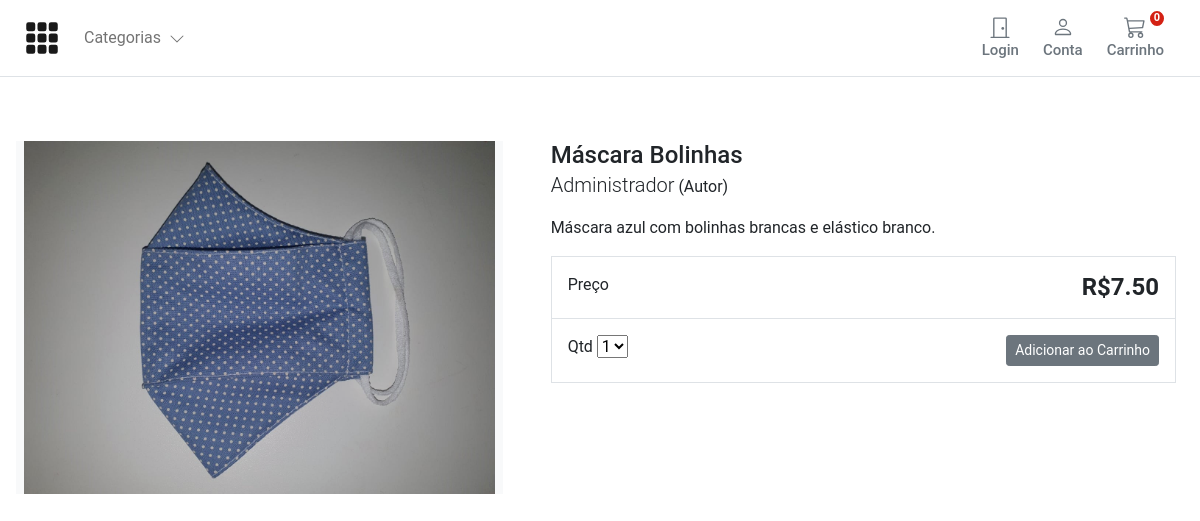
Screenshot of /item/mascara-bolinhas/ with the database file from the repository.
### store/models.py (models this page shows, shortened)
class Produto(models.Model):
    categoria = models.ForeignKey(Categoria, related_name="produto", on_delete=models.CASCADE)
    criado_por = models.ForeignKey(settings.AUTH_USER_MODEL, on_delete=models.CASCADE, related_name="criador_produto")
    nomeProduto = models.CharField(max_length=255)
    autor = models.CharField(max_length=255, default='Administrador')
    descricao = models.TextField(blank=True)
    imagem = models.ImageField(upload_to='imagens/')
    slug = models.SlugField(max_length=255)
    preco = models.DecimalField(max_digits=4, decimal_places=2)
    em_estoque = models.BooleanField(default=True)
    disponivel = models.BooleanField(default=True)
    criado = models.DateTimeField(auto_now_add=True)
    atualizado = models.DateTimeField(auto_now=True)
    objects = models.Manager()
    produtos = ProdutoManager()
    class Meta:
        verbose_name_plural = 'Produtos'
        ordering = ('-criado',)

### store/views.py (the view)
# urls.py: path('item/<slug:slug>/', views.detalhe_produto, name='detalhe_produto'),
def detalhe_produto(request, slug):
    produto = get_object_or_404(Produto, slug=slug, em_estoque=True)
    return render(request, 'store/produtos/detalhes.html', {'produto': produto})

### carrinho/carrinho.py (called while the page is built)
    def __len__(self):
        return sum(item['qtd'] for item in self.carrinho.values())

### carrinho/context_processors.py (called while the page is built)
def carrinho(request):
    return {'carrinho': Carrinho(request)}

### store/context_processors.py (called while the page is built)
def categorias(request):
    return {
        'categorias': Categoria.objects.all()
    }

### store/models.py (called while the page is built)
    def get_absolute_url(self):
        return reverse("store:lista_categorias", args=[self.slugCategoria])

### templates/store/produtos/detalhes.html (shortened to what this page needs)
{% extends "store/base.html" %}
{% load static %}
{% block content %}
<div class="container">
    <main class="pt-5">
        <div class="row g-3">
            <div class="col-md-5 col-lg-5 order-md-first bg-light">
                <img class="img-fluid mx-auto d-block" width="100%" height="auto" alt="Responsive image" src="{{ produto.imagem.url }}">
            </div>
            <div class="col-md-7 col-lg-7 ps-md-3 ps-lg-5">
                <h1 class="mb-0 h4">{{ produto.nomeProduto }}</h1>
                <p><span class="lead">{{ produto.autor }}</span> (Autor)</p>
                <p>{{ produto.descricao|slice:":355" }}</p>
                <div class="border">
                    <div class="col border-bottom">
                        <div class="row p-3">
                            <div class="col-6">Preço</div>
                            <div class="col-6 text-end"><span class="h4 fw-bold">R${{ produto.preco }}</span></div>
                        </div>
                    </div>
                    <div class="col">
                        <div class="row p-3">
                            <div class="col-6">
                                <label for="select">Qtd</label>
                                <select id="select">
                                    <option value="1">1</option>
                                </select>
                            </div>
                            <div class="col-6 text-end"><button type="button" id="add-button" value="{{produto.id}}"
                                class="btn btn-secondary btn-sm">Adicionar ao Carrinho</button></div>
                        </div>
                    </div>
                </div>
            </div>
        </div>
    </main>
</div>
{% endblock %}

### static/core/css/base.css (style rules this page uses)
@media (min-width: 1000px) { .container { max-width: 1000px; } }
@media (max-width: 1200px) { .container { max-width: 100%; padding:0 24px; } }
html, body, p, div { letter-spacing: -0.02px; font-family: 'Roboto', sans-serif; }

### rows the page displays
Produto: imagem (picture), nomeProduto "Máscara Bolinhas", autor "Administrador", descricao "Máscara azul com bolinhas brancas e elástico branco.", preco "7.50"
